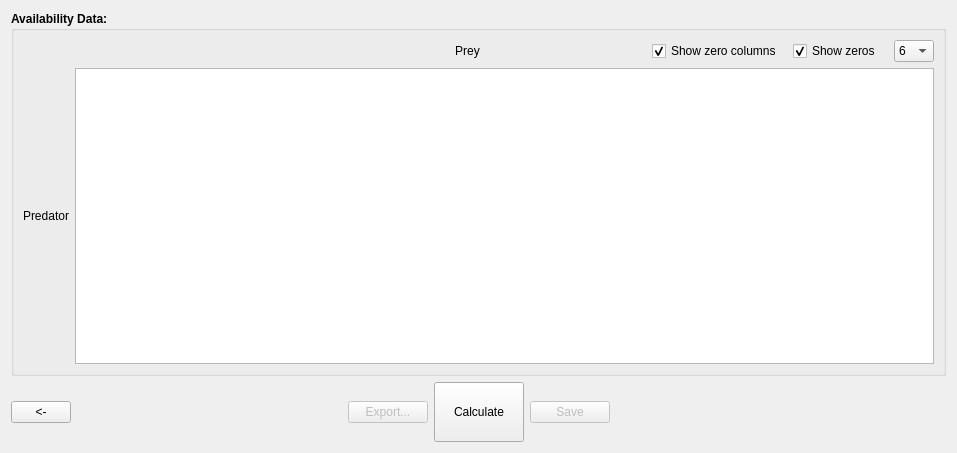
<?xml version="1.0" encoding="UTF-8"?>
<ui version="4.0">
 <class>Form</class>
 <widget class="QWidget" name="Form">
  <property name="geometry">
   <rect>
    <x>0</x>
    <y>0</y>
    <width>957</width>
    <height>453</height>
   </rect>
  </property>
  <property name="sizePolicy">
   <sizepolicy hsizetype="MinimumExpanding" vsizetype="Preferred">
    <horstretch>0</horstretch>
    <verstretch>0</verstretch>
   </sizepolicy>
  </property>
  <property name="windowTitle">
   <string>Form</string>
  </property>
  <layout class="QVBoxLayout" name="verticalLayout_3">
   <item>
    <widget class="QGroupBox" name="groupBox">
     <property name="font">
      <font>
       <weight>75</weight>
       <bold>true</bold>
      </font>
     </property>
     <property name="title">
      <string>Availability Data:</string>
     </property>
     <layout class="QVBoxLayout" name="verticalLayout">
      <item>
       <layout class="QHBoxLayout" name="horizontalLayout">
        <item>
         <spacer name="horizontalSpacer_4">
          <property name="orientation">
           <enum>Qt::Horizontal</enum>
          </property>
          <property name="sizeType">
           <enum>QSizePolicy::Fixed</enum>
          </property>
          <property name="sizeHint" stdset="0">
           <size>
            <width>265</width>
            <height>20</height>
           </size>
          </property>
         </spacer>
        </item>
        <item>
         <spacer name="horizontalSpacer">
          <property name="orientation">
           <enum>Qt::Horizontal</enum>
          </property>
          <property name="sizeHint" stdset="0">
           <size>
            <width>40</width>
            <height>20</height>
           </size>
          </property>
         </spacer>
        </item>
        <item>
         <widget class="QLabel" name="label">
          <property name="font">
           <font>
            <weight>50</weight>
            <bold>false</bold>
           </font>
          </property>
          <property name="text">
           <string>Prey</string>
          </property>
          <property name="alignment">
           <set>Qt::AlignCenter</set>
          </property>
         </widget>
        </item>
        <item>
         <spacer name="horizontalSpacer_3">
          <property name="orientation">
           <enum>Qt::Horizontal</enum>
          </property>
          <property name="sizeHint" stdset="0">
           <size>
            <width>40</width>
            <height>20</height>
           </size>
          </property>
         </spacer>
        </item>
        <item>
         <widget class="QCheckBox" name="Setup_Tab4_ShowZeroColumnsCB">
          <property name="sizePolicy">
           <sizepolicy hsizetype="Fixed" vsizetype="Fixed">
            <horstretch>0</horstretch>
            <verstretch>0</verstretch>
           </sizepolicy>
          </property>
          <property name="minimumSize">
           <size>
            <width>135</width>
            <height>0</height>
           </size>
          </property>
          <property name="maximumSize">
           <size>
            <width>135</width>
            <height>16777215</height>
           </size>
          </property>
          <property name="font">
           <font>
            <weight>50</weight>
            <bold>false</bold>
           </font>
          </property>
          <property name="toolTip">
           <string>If unchecked, zero columns will be hidden</string>
          </property>
          <property name="statusTip">
           <string>If unchecked, zero columns will be hidden</string>
          </property>
          <property name="whatsThis">
           <string>&lt;html&gt;&lt;head/&gt;&lt;body&gt;&lt;p align=&quot;center&quot;&gt;&lt;span style=&quot; font-weight:600;&quot;&gt;Show Zero Columns&lt;/span&gt;&lt;/p&gt;&lt;p&gt;This toggle allows the user to show or hide columns that consist of all zeros. This is useful for decluttering the table.&lt;/p&gt;&lt;/body&gt;&lt;/html&gt;</string>
          </property>
          <property name="text">
           <string>Show zero columns</string>
          </property>
          <property name="checked">
           <bool>true</bool>
          </property>
         </widget>
        </item>
        <item>
         <widget class="QCheckBox" name="Setup_Tab4_ShowZerosCB">
          <property name="sizePolicy">
           <sizepolicy hsizetype="Fixed" vsizetype="Fixed">
            <horstretch>0</horstretch>
            <verstretch>0</verstretch>
           </sizepolicy>
          </property>
          <property name="minimumSize">
           <size>
            <width>95</width>
            <height>0</height>
           </size>
          </property>
          <property name="maximumSize">
           <size>
            <width>95</width>
            <height>16777215</height>
           </size>
          </property>
          <property name="font">
           <font>
            <weight>50</weight>
            <bold>false</bold>
           </font>
          </property>
          <property name="toolTip">
           <string>If unchecked, zeros will show as blanks</string>
          </property>
          <property name="statusTip">
           <string>If unchecked, zeros will show as blanks</string>
          </property>
          <property name="whatsThis">
           <string>&lt;html&gt;&lt;head/&gt;&lt;body&gt;&lt;p align=&quot;center&quot;&gt;&lt;span style=&quot; font-weight:600;&quot;&gt;Show Zeros&lt;/span&gt;&lt;/p&gt;&lt;p&gt;This toggle replaces any 0.0 valued cells with blanks. This is useful for making the table more readable.&lt;/p&gt;&lt;/body&gt;&lt;/html&gt;</string>
          </property>
          <property name="text">
           <string>Show zeros</string>
          </property>
          <property name="checked">
           <bool>true</bool>
          </property>
         </widget>
        </item>
        <item>
         <widget class="QComboBox" name="Setup_Tab4_DecimalPlacesCMB">
          <property name="minimumSize">
           <size>
            <width>40</width>
            <height>0</height>
           </size>
          </property>
          <property name="maximumSize">
           <size>
            <width>40</width>
            <height>16777215</height>
           </size>
          </property>
          <property name="font">
           <font>
            <weight>50</weight>
            <bold>false</bold>
           </font>
          </property>
          <property name="toolTip">
           <string>Decimal places</string>
          </property>
          <property name="statusTip">
           <string>Decimal places</string>
          </property>
          <property name="whatsThis">
           <string>&lt;html&gt;&lt;head/&gt;&lt;body&gt;&lt;p align=&quot;center&quot;&gt;&lt;span style=&quot; font-weight:600;&quot;&gt;Decimal Places&lt;/span&gt;&lt;/p&gt;&lt;p&gt;This sets the number of decimal places for the Availability Coefficients in the table below.&lt;/p&gt;&lt;/body&gt;&lt;/html&gt;</string>
          </property>
          <property name="currentText">
           <string>6</string>
          </property>
          <property name="currentIndex">
           <number>5</number>
          </property>
          <property name="frame">
           <bool>true</bool>
          </property>
          <item>
           <property name="text">
            <string>1</string>
           </property>
          </item>
          <item>
           <property name="text">
            <string>2</string>
           </property>
          </item>
          <item>
           <property name="text">
            <string>3</string>
           </property>
          </item>
          <item>
           <property name="text">
            <string>4</string>
           </property>
          </item>
          <item>
           <property name="text">
            <string>5</string>
           </property>
          </item>
          <item>
           <property name="text">
            <string>6</string>
           </property>
          </item>
          <item>
           <property name="text">
            <string>7</string>
           </property>
          </item>
          <item>
           <property name="text">
            <string>8</string>
           </property>
          </item>
         </widget>
        </item>
       </layout>
      </item>
      <item>
       <layout class="QHBoxLayout" name="horizontalLayout_2">
        <item>
         <layout class="QVBoxLayout" name="verticalLayout_2">
          <item>
           <spacer name="verticalSpacer_2">
            <property name="orientation">
             <enum>Qt::Vertical</enum>
            </property>
            <property name="sizeHint" stdset="0">
             <size>
              <width>20</width>
              <height>40</height>
             </size>
            </property>
           </spacer>
          </item>
          <item>
           <widget class="QLabel" name="label_2">
            <property name="font">
             <font>
              <weight>50</weight>
              <bold>false</bold>
             </font>
            </property>
            <property name="text">
             <string>Predator</string>
            </property>
           </widget>
          </item>
          <item>
           <spacer name="verticalSpacer_3">
            <property name="orientation">
             <enum>Qt::Vertical</enum>
            </property>
            <property name="sizeHint" stdset="0">
             <size>
              <width>20</width>
              <height>40</height>
             </size>
            </property>
           </spacer>
          </item>
         </layout>
        </item>
        <item>
         <widget class="QTableView" name="Setup_Tab4_AvailabilityDataTV">
          <property name="font">
           <font>
            <weight>50</weight>
            <bold>false</bold>
           </font>
          </property>
         </widget>
        </item>
       </layout>
      </item>
     </layout>
    </widget>
   </item>
   <item>
    <layout class="QHBoxLayout" name="horizontalLayout_87">
     <item>
      <widget class="QPushButton" name="Setup_Tab4_PrevPB">
       <property name="sizePolicy">
        <sizepolicy hsizetype="Fixed" vsizetype="Fixed">
         <horstretch>0</horstretch>
         <verstretch>0</verstretch>
        </sizepolicy>
       </property>
       <property name="minimumSize">
        <size>
         <width>60</width>
         <height>0</height>
        </size>
       </property>
       <property name="maximumSize">
        <size>
         <width>60</width>
         <height>16777215</height>
        </size>
       </property>
       <property name="toolTip">
        <string>Go to the previous page</string>
       </property>
       <property name="statusTip">
        <string>Go to the previous page</string>
       </property>
       <property name="text">
        <string>&lt;-</string>
       </property>
      </widget>
     </item>
     <item>
      <spacer name="horizontalSpacer_95">
       <property name="orientation">
        <enum>Qt::Horizontal</enum>
       </property>
       <property name="sizeHint" stdset="0">
        <size>
         <width>40</width>
         <height>20</height>
        </size>
       </property>
      </spacer>
     </item>
     <item>
      <widget class="QPushButton" name="Setup_Tab4_ExportPB">
       <property name="enabled">
        <bool>false</bool>
       </property>
       <property name="toolTip">
        <string>Exports the data to a .prm file</string>
       </property>
       <property name="statusTip">
        <string>Exports the data to a .prm file</string>
       </property>
       <property name="whatsThis">
        <string>&lt;html&gt;&lt;head/&gt;&lt;body&gt;&lt;p align=&quot;center&quot;&gt;&lt;span style=&quot; font-weight:600;&quot;&gt;Export&lt;/span&gt;&lt;/p&gt;&lt;p&gt;Exports the above data into a user selected .prm file. The data are formatted to fit the Atlantis specification for these types of data in a .prm file. The user is queried for a .prm file into which to insert the above data.&lt;/p&gt;&lt;/body&gt;&lt;/html&gt;</string>
       </property>
       <property name="text">
        <string>Export...</string>
       </property>
      </widget>
     </item>
     <item>
      <widget class="QPushButton" name="Setup_Tab4_CalculatePB">
       <property name="sizePolicy">
        <sizepolicy hsizetype="Fixed" vsizetype="Fixed">
         <horstretch>0</horstretch>
         <verstretch>0</verstretch>
        </sizepolicy>
       </property>
       <property name="minimumSize">
        <size>
         <width>90</width>
         <height>60</height>
        </size>
       </property>
       <property name="maximumSize">
        <size>
         <width>90</width>
         <height>60</height>
        </size>
       </property>
       <property name="font">
        <font>
         <weight>50</weight>
         <bold>false</bold>
        </font>
       </property>
       <property name="toolTip">
        <string>Calculate the Availability Coefficients</string>
       </property>
       <property name="statusTip">
        <string>Calculate the Availability Coefficients</string>
       </property>
       <property name="whatsThis">
        <string>&lt;html&gt;&lt;head/&gt;&lt;body&gt;&lt;p align=&quot;center&quot;&gt;&lt;span style=&quot; font-weight:600;&quot;&gt;Calculate&lt;/span&gt;&lt;/p&gt;&lt;p&gt;This calculates the Availability Coefficients based upon the previous data entered into the tool. Note that all prey species are shown even those not contributing diet information.  This is an Atlantis requirement.&lt;/p&gt;&lt;/body&gt;&lt;/html&gt; </string>
       </property>
       <property name="text">
        <string>Calculate</string>
       </property>
      </widget>
     </item>
     <item>
      <widget class="QPushButton" name="Setup_Tab4_SavePB">
       <property name="enabled">
        <bool>false</bool>
       </property>
       <property name="toolTip">
        <string>Save above data</string>
       </property>
       <property name="statusTip">
        <string>Save above data</string>
       </property>
       <property name="whatsThis">
        <string>&lt;html&gt;&lt;head/&gt;&lt;body&gt;&lt;p align=&quot;center&quot;&gt;&lt;span style=&quot; font-weight:600;&quot;&gt;Save&lt;/span&gt;&lt;/p&gt;&lt;p&gt;Saves the above table data into a project CSV file.&lt;/p&gt;&lt;/body&gt;&lt;/html&gt;</string>
       </property>
       <property name="text">
        <string>Save</string>
       </property>
      </widget>
     </item>
     <item>
      <spacer name="horizontalSpacer_2">
       <property name="orientation">
        <enum>Qt::Horizontal</enum>
       </property>
       <property name="sizeHint" stdset="0">
        <size>
         <width>40</width>
         <height>20</height>
        </size>
       </property>
      </spacer>
     </item>
     <item>
      <spacer name="horizontalSpacer_5">
       <property name="orientation">
        <enum>Qt::Horizontal</enum>
       </property>
       <property name="sizeType">
        <enum>QSizePolicy::Fixed</enum>
       </property>
       <property name="sizeHint" stdset="0">
        <size>
         <width>65</width>
         <height>20</height>
        </size>
       </property>
      </spacer>
     </item>
    </layout>
   </item>
  </layout>
 </widget>
 <resources/>
 <connections/>
</ui>
